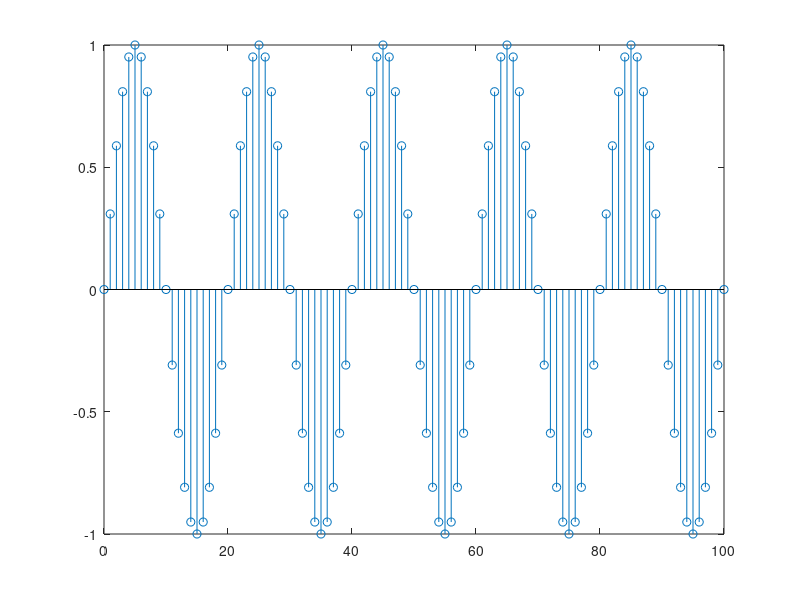

MATLAB code to generate this figure:
%% Assignment for FF
%% Part 1
x = linspace(0,1);
y = sin(2*pi*x);
plot(x,y);

%% Part 2
n = 0:100;
x = sin(1/10*pi*n);
stem(n,x)
%%  Text formatting
% You can even insert bodies of text in the form of comments
%%% Here are some text styles
% _ITALIC TEXT_
% *BOLD TEXT*
% |MONOSPACED TEXT|
%% Lists and other formats
% Preformatted text:
%
%  Preformatted text
%%% Here are some lists
% * Item 1
% * Item 2
%
% # Item 1
% # Item 2
%% Code Embedding
%
%   for i = 1:10
%       disp(x)
%   end
% 
%% External File Content Example
% This example includes the file contents of sine_wave.m into published
% output.
%
% <include>sine_wave.m</include>
%
%% Images!
% 
% <<graph.png>>
% 
%% Latex!
% This is an equation: $x^2+e^{\pi i}$.
% 
% $$e^{\pi j} + 1 = 0$$
%% Links
% For more information, see :
% <https://www.mathworks.com/help/matlab/matlab_prog/marking-up-matlab-comments-for-publishing.html documentation>
%%
%% HTML Markup Example
% This is a table:
%
% <html>
% <table border=1><tr><td>one</td><td>two</td></tr>
% <tr><td>three</td><td>four</td></tr></table>
% </html>
%
%% LaTeX Markup Example
% This is a table:
%
% <latex>
% \begin{tabular}{|c|c|} \hline
% $n$ & $n!$ \\ \hline
% 1 & 1 \\
% 2 & 2 \\
% 3 & 6 \\ \hline
% \end{tabular}
% </latex>